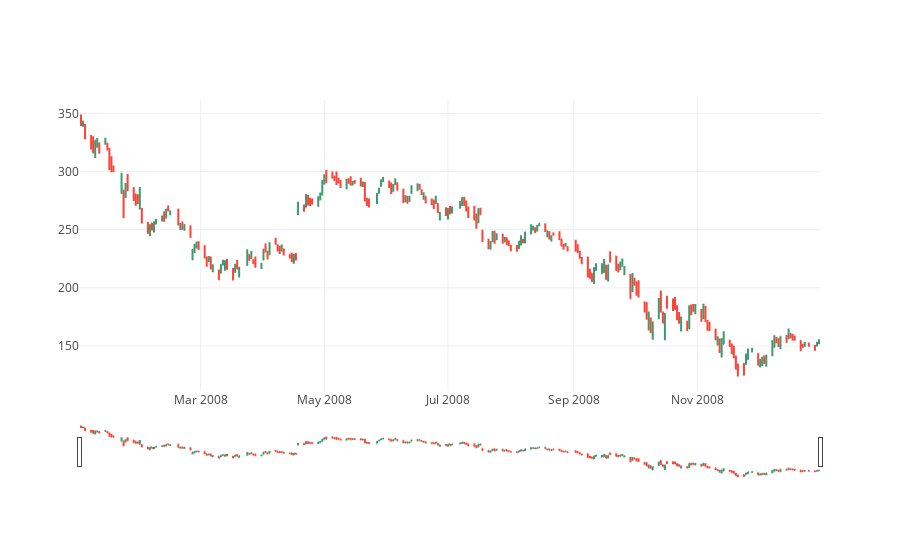

The cell this chart's notebook holds for it:
### Code cell
trace = go.Ohlc(x=google['2008'].index,
                open=google['2008'].Open,
                high=google['2008'].High,
                low=google['2008'].Low,
                close=google['2008'].Close)
data = [trace]
iplot(data, filename='simple_ohlc')

### Figure 1 — Plotly figure (JSON) as saved in the notebook; plotly's stock layout.template omitted (floating-point values rounded to 4 significant figures; data arrays with more than 128 entries replaced by an {"elided": "..."} marker saying what was removed)
{"data": [{"close": {"elided": "253 float values"}, "high": {"elided": "253 float values"}, "low": {"elided": "253 float values"}, "open": {"elided": "253 float values"}, "type": "ohlc", "uid": "f25a1ef6-362b-4c40-a4c5-cb4d15f030cb", "x": {"elided": "253 str values"}}], "layout": {}}
